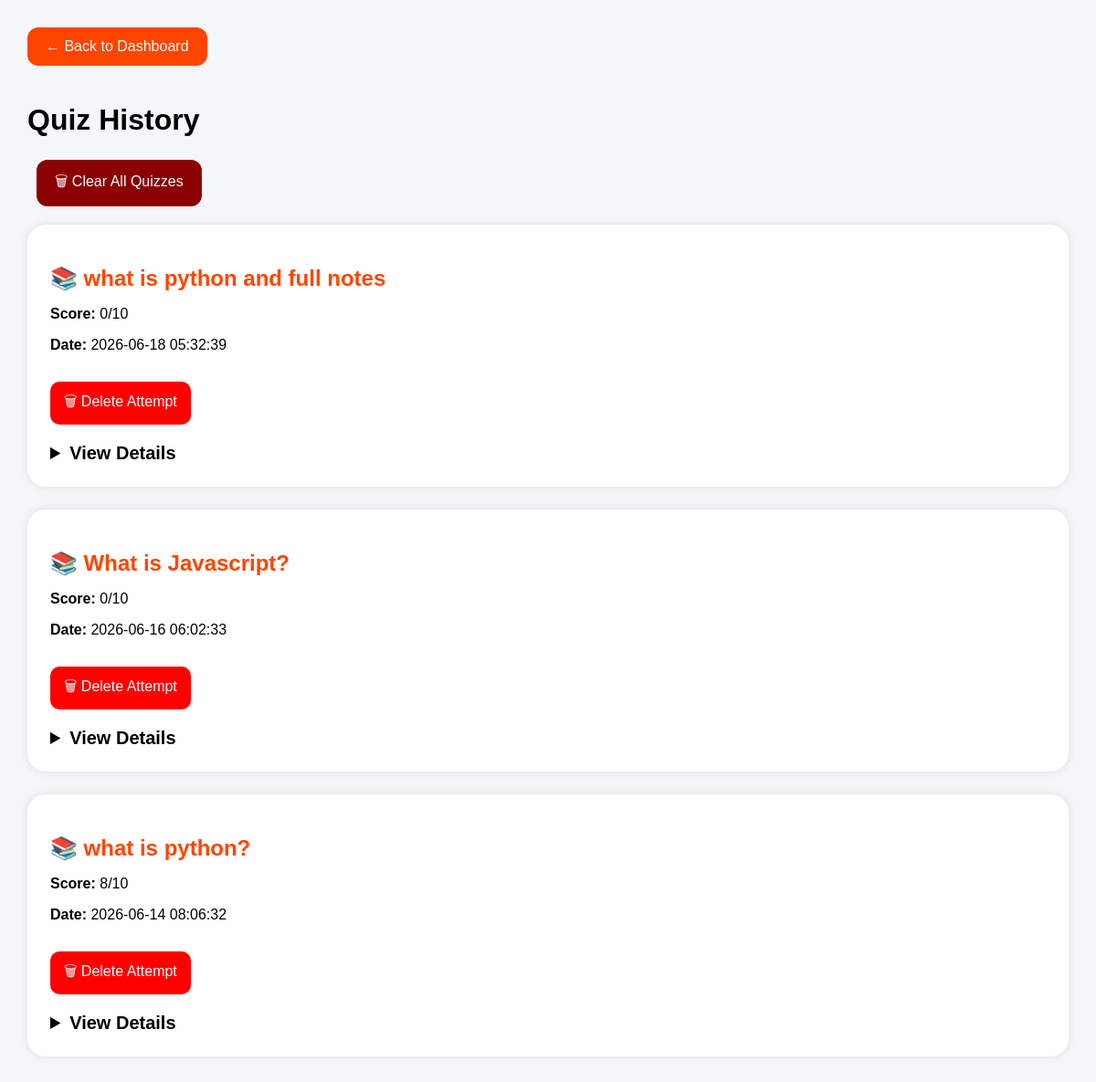
Screenshot of /quiz.php with the database file from the repository.
### tables this page shows
CREATE TABLE `quizzes` (
  `id` int(11) NOT NULL,
  `topic` varchar(255) DEFAULT NULL,
  `score` int(11) DEFAULT NULL,
  `total` int(11) DEFAULT NULL,
  `created_at` timestamp NOT NULL DEFAULT current_timestamp()
);

### quiz.php (the view, shortened to what this page needs)
<?php
include "backend/config.php";
?>
<!DOCTYPE html>
<html>
<head>
</head>
<body>
<a href="dashboard.php" class="back">
    ← Back to Dashboard
</a>
<h1>Quiz History</h1>
<a href="backend/clear_quizzes.php"
   onclick="return confirm('Are you sure you want to delete ALL quiz history?')"
   style="
       display:inline-block;
       background:darkred;
       color:white;
       text-decoration:none;
       padding:12px 20px;
       border-radius:12px;
       margin-bottom:20px;
       margin-left:10px;
   ">
   🗑 Clear All Quizzes
</a>
<?php
$quizzes = mysqli_query(
    $conn,
    "SELECT * FROM quizzes ORDER BY id DESC"
);
if(mysqli_num_rows($quizzes) == 0)
{
    echo "
    <div class='empty'>
        <h2>No Quiz Attempts Found</h2>
        <p>Attend a quiz from the AI Chat tab to see your history here.</p>
    </div>
    ";
}
else
{
    while($quiz = mysqli_fetch_assoc($quizzes))
    {
        $topic = $quiz['topic'];
        echo "
        <div class='attempt'>
            <h2>📚 ".$topic."</h2>
            <p>
                <b>Score:</b>
                ".$quiz['score']."/".$quiz['total']."
            </p>
            <p>
                <b>Date:</b>
                ".$quiz['created_at']."
            </p>
            <a class='delete-btn'
               href='backend/delete_quiz.php?id=".$quiz['id']."'
               onclick=\"return confirm('Delete this quiz attempt?')\">
               🗑 Delete Attempt
            </a>
            <details>
                <summary>View Details</summary>
        ";
        echo "
            </details>
        </div>
        ";
    }
}
?>
</body>
</html>

### quiz.php (style rules this page uses)
body { font-family: Arial, Helvetica, sans-serif; background:#f4f6f9; padding:30px; margin:0; }
.back { display:inline-block; text-decoration:none; background:orangered; color:white; padding:12px 20px; border-radius:12px; margin-bottom:20px; }
h1 { margin-bottom:25px; }
.attempt { background:white; padding:25px; border-radius:20px; margin-bottom:25px; box-shadow:0 0 10px rgba(0,0,0,0.1); }
.attempt h2 { color:orangered; margin-bottom:15px; }
details { margin-top:20px; }
summary { cursor:pointer; font-size:20px; font-weight:bold; }
.delete-btn { display:inline-block; margin-top:15px; background:red; color:white; text-decoration:none; padding:10px 15px; border-radius:10px; }

### rows the page displays
quizzes: topic "what is python and full notes", score "0", total "10", created_at "2026-06-18 05:32:39"
quizzes: topic "What is Javascript?", score "0", total "10", created_at "2026-06-16 06:02:33"
quizzes: topic "what is python?", score "8", total "10", created_at "2026-06-14 08:06:32"
